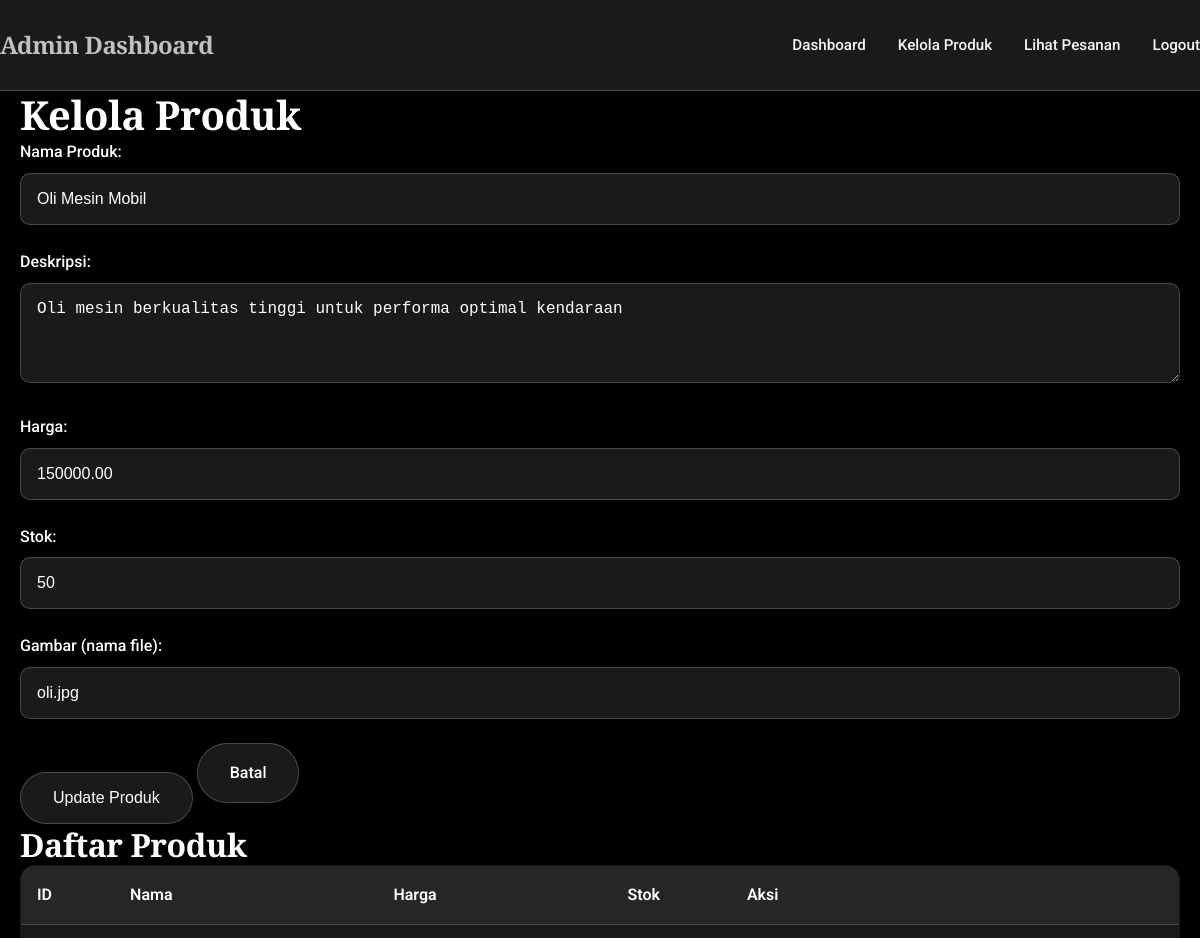
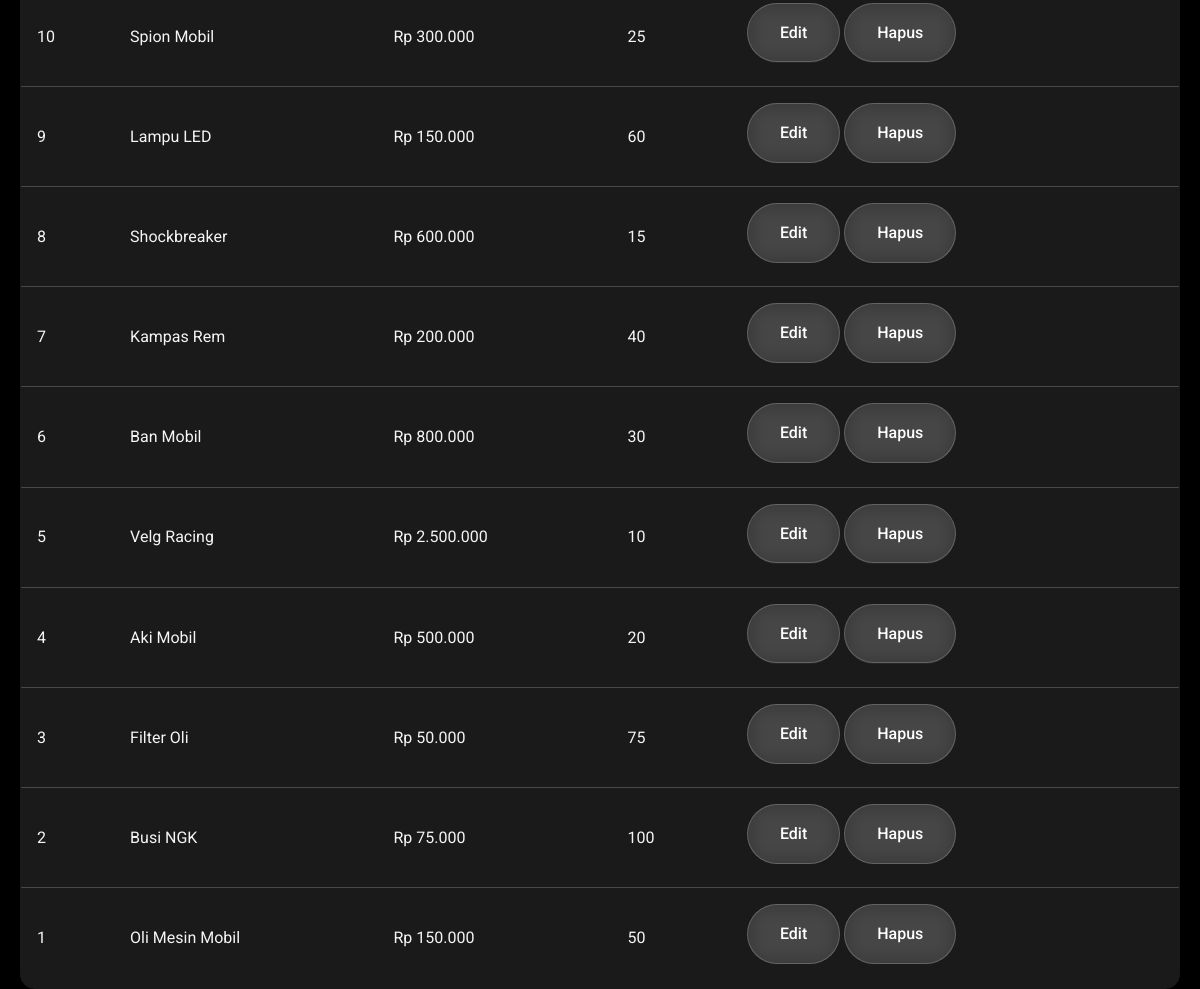
The page /admin/products.php?edit=1 (signed in) on the database its author committed (2 pictures, top to bottom).
### tables this page shows
CREATE TABLE products (
    id INT AUTO_INCREMENT PRIMARY KEY,
    name VARCHAR(255) NOT NULL,
    description TEXT,
    price DECIMAL(10, 2) NOT NULL,
    stock INT NOT NULL,
    image VARCHAR(255),
    created_at TIMESTAMP DEFAULT CURRENT_TIMESTAMP
);

### admin/products.php (the view, shortened to what this page needs)
<?php
include '../config.php';
$stmt = $pdo->query("SELECT * FROM products ORDER BY id DESC");
$products = $stmt->fetchAll();
$edit_product = null;
if (isset($_GET['edit'])) {
    $id = (int)$_GET['edit'];
    $stmt = $pdo->prepare("SELECT * FROM products WHERE id = ?");
    $stmt->execute([$id]);
    $edit_product = $stmt->fetch();
}
?>
<!DOCTYPE html>
<html lang="id">
<head>
    <link rel="stylesheet" href="../css/style.css">
</head>
<body>
    <div class="admin-dashboard">
        <nav class="admin-nav">
            <div class="container">
                <h1>Admin Dashboard</h1>
                <ul>
                    <li><a href="dashboard.php">Dashboard</a></li>
                    <li><a href="products.php">Kelola Produk</a></li>
                    <li><a href="orders.php">Lihat Pesanan</a></li>
                    <li><a href="logout.php">Logout</a></li>
                </ul>
            </div>
        </nav>
        <main>
            <div class="container">
                <h2>Kelola Produk</h2>
                <form method="post" class="product-form">
                    <div class="form-group">
                        <label for="name">Nama Produk:</label>
                        <input type="text" id="name" name="name" value="<?php echo $edit_product['name'] ?? ''; ?>" required>
                    </div>
                    <div class="form-group">
                        <label for="description">Deskripsi:</label>
                        <textarea id="description" name="description" required><?php echo $edit_product['description'] ?? ''; ?></textarea>
                    </div>
                    <div class="form-group">
                        <label for="price">Harga:</label>
                        <input type="number" id="price" name="price" step="0.01" value="<?php echo $edit_product['price'] ?? ''; ?>" required>
                    </div>
                    <div class="form-group">
                        <label for="stock">Stok:</label>
                        <input type="number" id="stock" name="stock" value="<?php echo $edit_product['stock'] ?? ''; ?>" required>
                    </div>
                    <div class="form-group">
                        <label for="image">Gambar (nama file):</label>
                        <input type="text" id="image" name="image" value="<?php echo $edit_product['image'] ?? ''; ?>" required>
                    </div>
                    <button type="submit" class="btn"><?php echo $edit_product ? 'Update' : 'Tambah'; ?> Produk</button>
                    <?php if ($edit_product): ?>
                        <a href="products.php" class="btn">Batal</a>
                    <?php endif; ?>
                </form>
                <h3>Daftar Produk</h3>
                <table>
                    <thead>
                        <tr>
                            <th>ID</th>
                            <th>Nama</th>
                            <th>Harga</th>
                            <th>Stok</th>
                            <th>Aksi</th>
                        </tr>
                    </thead>
                    <tbody>
                        <?php foreach ($products as $product): ?>
                            <tr>
                                <td><?php echo $product['id']; ?></td>
                                <td><?php echo $product['name']; ?></td>
                                <td>Rp <?php echo number_format($product['price'], 0, ',', '.'); ?></td>
                                <td><?php echo $product['stock']; ?></td>
                                <td>
                                    <a href="products.php?edit=<?php echo $product['id']; ?>" class="btn">Edit</a>
                                    <a href="products.php?delete=<?php echo $product['id']; ?>" class="btn" onclick="return confirm('Yakin ingin menghapus?')">Hapus</a>
                                </td>
                            </tr>
                        <?php endforeach; ?>
                    </tbody>
                </table>
            </div>
        </main>
    </div>
</body>
</html>

### css/style.css (style rules this page uses)
* { margin: 0; padding: 0; box-sizing: border-box; }
:root { --primary-black: #000000; --dark-gray: #1a1a1a; --medium-gray: #333333; --light-gray: #f5f5f5; --white: #ffffff; --silver: #c0c0c0; --silver-hover: #e0e0e0; --accent-red: #d32f2f; --glass-bg: rgba(255, 255, 255, 0.1); --glass-border: rgba(255, 255, 255, 0.2); --shadow-light: rgba(0, 0, 0, 0.1); --shadow-medium: rgba(0, 0, 0, 0.2); --shadow-heavy: rgba(0, 0, 0, 0.3); }
body { font-family: 'Roboto', sans-serif; line-height: 1.6; color: var(--white); background: var(--primary-black); overflow-x: hidden; }
.container { max-width: 1200px; margin: 0 auto; padding: 0 20px; }
h1, h2, h3, h4, h5, h6 { font-family: 'Playfair Display', serif; font-weight: 700; letter-spacing: -0.5px; }
h1 { font-size: 3.5rem; line-height: 1.1; }
h2 { font-size: 2.5rem; line-height: 1.2; }
h3 { font-size: 2rem; line-height: 1.3; }
nav { padding: 1rem 0; }
nav .container { display: flex; justify-content: space-between; align-items: center; }
nav h1 { font-size: 1.8rem; color: var(--silver); font-weight: 700; }
nav ul { display: flex; list-style: none; gap: 2rem; }
nav a { color: var(--light-gray); text-decoration: none; font-weight: 500; font-size: 0.95rem; transition: all 0.3s ease; position: relative; }
nav a::after { content: ''; position: absolute; bottom: -5px; left: 0; width: 0; height: 2px; background: var(--silver); transition: width 0.3s ease; }
.btn { display: inline-block; padding: 1rem 2rem; background: var(--glass-bg); border: 1px solid var(--glass-border); color: var(--white); text-decoration: none; font-weight: 500; font-size: 1rem; border-radius: 50px; backdrop-filter: blur(10px); transition: all 0.3s ease; cursor: pointer; position: relative; overflow: hidden; }
.btn::before { content: ''; position: absolute; top: 0; left: -100%; width: 100%; height: 100%; background: linear-gradient(90deg, transparent, rgba(255, 255, 255, 0.2), transparent); transition: left 0.5s ease; }
.form-group { margin-bottom: 1.5rem; }
.form-group label { display: block; color: var(--white); margin-bottom: 0.5rem; font-weight: 500; }
.form-group input, .form-group textarea { width: 100%; padding: 1rem; background: rgba(255, 255, 255, 0.1); border: 1px solid var(--glass-border); border-radius: 10px; color: var(--white); font-size: 1rem; transition: all 0.3s ease; }
.form-group textarea { resize: vertical; min-height: 100px; }
.admin-dashboard { min-height: 100vh; background: var(--primary-black); }
.admin-nav { background: var(--dark-gray); border-bottom: 1px solid var(--glass-border); }
.admin-nav .container { display: flex; justify-content: space-between; align-items: center; padding: 1rem 0; }
.admin-nav h1 { color: var(--silver); font-size: 1.5rem; }
.admin-nav ul { display: flex; gap: 2rem; }
.admin-nav a { color: var(--light-gray); text-decoration: none; transition: color 0.3s ease; }
table { width: 100%; border-collapse: collapse; background: var(--glass-bg); border: 1px solid var(--glass-border); border-radius: 15px; overflow: hidden; backdrop-filter: blur(10px); }
table th, table td { padding: 1rem; text-align: left; border-bottom: 1px solid var(--glass-border); }
table th { background: rgba(255, 255, 255, 0.05); color: var(--white); font-weight: 600; }
table td { color: var(--light-gray); }

### rows shown on the page
products: name "Oli Mesin Mobil", description "Oli mesin berkualitas tinggi untuk performa optimal kendaraan", price "150000.00", stock "50", image "oli.jpg", id "1", price "150.000"
products: id "10", name "Spion Mobil", price "300.000", stock "25"
products: id "9", name "Lampu LED", price "150.000", stock "60"
products: id "8", name "Shockbreaker", price "600.000", stock "15"
products: id "7", name "Kampas Rem", price "200.000", stock "40"
products: id "6", name "Ban Mobil", price "800.000", stock "30"
products: id "5", name "Velg Racing", price "2.500.000", stock "10"
products: id "4", name "Aki Mobil", price "500.000", stock "20"
products: id "3", name "Filter Oli", price "50.000", stock "75"
products: id "2", name "Busi NGK", price "75.000", stock "100"
